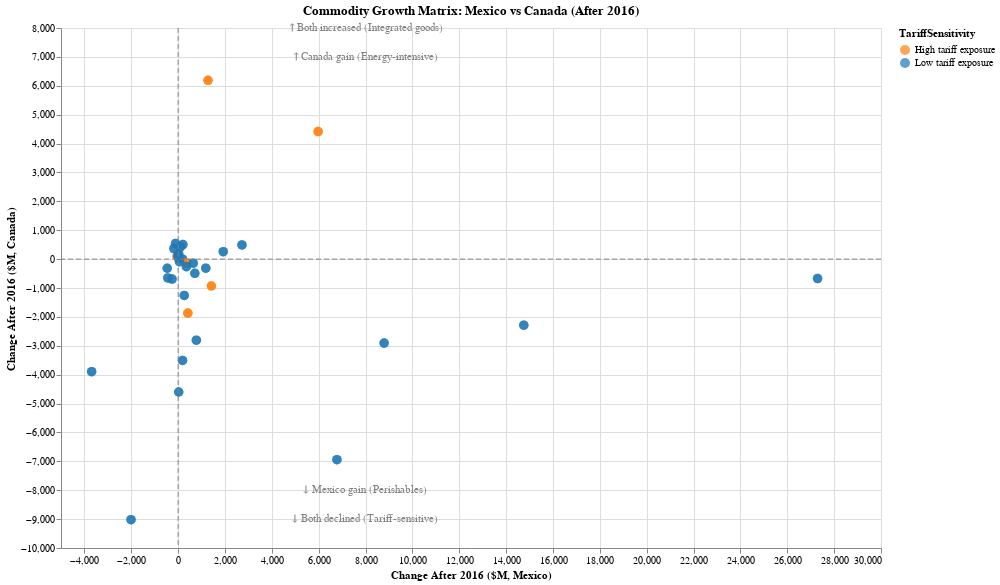

Notebook source saved alongside this figure:
### Markdown cell above
| Observation                                                                 | Likely Interpretation                                                                                    | Policy Connection                                       |
| --------------------------------------------------------------------------- | -------------------------------------------------------------------------------------------------------- | ------------------------------------------------------- |
| 🇲🇽 Fresh fruits, vegetables, beer, bakery goods → **increase after 2016** | Despite tariffs, U.S. demand remained high — food perishability and proximity make Mexico indispensable. | *Tariffs had limited effect; “nearshoring resilience.”* |
| 🇨🇦 Red meats, dairy, cereals → **increase**                               | Processed and energy-intensive goods stayed competitive — benefited from **lower (10%) energy tariffs**. | *Partial exemption = advantage to Canadian processors.* |
| 🇲🇽 Processed or energy-dependent goods → **decline**                      | Higher transportation and energy costs from 25% tariff plus energy-price rise.                           | *Direct negative impact of tariff policy.*              |

### Code cell
energy_intensive = [
    "Cereal and bakery foods",
    "Prepared meats",
    "Processed meats",
    "Dairy products",
    "Refined vegetable oils",
    "Chocolate",
    "Frozen red meats and parts",
    "Cocoa paste, butter, and powder",
    "Sauces, soups, prepared foods",
    "Beer and malt"
]

df_shift = df_shift.with_columns(
    pl.when(pl.col("Commodity").is_in(energy_intensive))
    .then(pl.lit("High tariff exposure"))
    .otherwise(pl.lit("Low tariff exposure"))
    .alias("TariffSensitivity")
)

df_shift_pivot = (
    df_shift
    .pivot(
        values="Change",
        index="Commodity",
        columns="Country"
    )
    .rename({"CANADA": "Change_CANADA", "MEXICO": "Change_MEXICO"})
)

df_shift_pivot = df_shift_pivot.join(
    df_shift.select(["Commodity", "TariffSensitivity"]),
    on="Commodity",
    how="left"
)

# Determine where to split the chart (around 0 change)
x_zero = 0
y_zero = 0

rule_x = alt.Chart(pd.DataFrame({"x": [x_zero]})).mark_rule(strokeDash=[5,3], color="gray").encode(x="x:Q")
rule_y = alt.Chart(pd.DataFrame({"y": [y_zero]})).mark_rule(strokeDash=[5,3], color="gray").encode(y="y:Q")

labels = alt.Chart(pd.DataFrame({
    "x": [8000, 8000, 8000, 8000],
    "y": [8000, 7000, -8000, -9000],
    "text": [
        "↑ Both increased (Integrated goods)",
        "↑ Canada gain (Energy-intensive)",
        "↓ Mexico gain (Perishables)",
        "↓ Both declined (Tariff-sensitive)"
    ]
})).mark_text(color="gray", fontSize=11).encode(x="x:Q", y="y:Q", text="text:N")

chart_quadrant = (
    alt.Chart(df_shift_pivot)
    .mark_circle(size=90, opacity=0.7)
    .encode(
        x=alt.X("Change_MEXICO:Q", title="Change After 2016 ($M, Mexico)"),
        y=alt.Y("Change_CANADA:Q", title="Change After 2016 ($M, Canada)"),
        color=alt.Color("TariffSensitivity:N",
                        scale=alt.Scale(domain=["High tariff exposure","Low tariff exposure"],
                                        range=["#ff7f0e","#1f77b4"])),
        tooltip=["Commodity","Change_MEXICO","Change_CANADA","TariffSensitivity"]
    )
    .properties(title="Commodity Growth Matrix: Mexico vs Canada (After 2016)", width=820, height=520)
)

chart_final = chart_quadrant + rule_x + rule_y + labels

### Figure 1 — Vega-Lite specification as saved in the notebook (floating-point values rounded to 4 significant figures)
{"config": {"view": {"continuousWidth": 300, "continuousHeight": 300}}, "layer": [{"data": {"name": "data-f9c06aea686e43cea7df7f64ff35d3a2"}, "mark": {"type": "circle", "opacity": 0.7, "size": 90}, "encoding": {"color": {"field": "TariffSensitivity", "scale": {"domain": ["High tariff exposure", "Low tariff exposure"], "range": ["#ff7f0e", "#1f77b4"]}, "type": "nominal"}, "tooltip": [{"field": "Commodity", "type": "nominal"}, {"field": "Change_MEXICO", "type": "quantitative"}, {"field": "Change_CANADA", "type": "quantitative"}, {"field": "TariffSensitivity", "type": "nominal"}], "x": {"field": "Change_MEXICO", "title": "Change After 2016 ($M, Mexico)", "type": "quantitative"}, "y": {"field": "Change_CANADA", "title": "Change After 2016 ($M, Canada)", "type": "quantitative"}}, "title": "Commodity Growth Matrix: Mexico vs Canada (After 2016)"}, {"data": {"name": "data-d285a7403ed98ae579761d64a864032b"}, "mark": {"type": "rule", "color": "gray", "strokeDash": [5, 3]}, "encoding": {"x": {"field": "x", "type": "quantitative"}}}, {"data": {"name": "data-a0a55d106695e8d630baff0f16eee66d"}, "mark": {"type": "rule", "color": "gray", "strokeDash": [5, 3]}, "encoding": {"y": {"field": "y", "type": "quantitative"}}}, {"data": {"name": "data-8cb165eb533de6abb27f46f15040ddad"}, "mark": {"type": "text", "color": "gray", "fontSize": 11}, "encoding": {"text": {"field": "text", "type": "nominal"}, "x": {"field": "x", "type": "quantitative"}, "y": {"field": "y", "type": "quantitative"}}}], "height": 520, "width": 820, "$schema": "https://vega.github.io/schema/vega-lite/v5.20.1.json", "datasets": {"data-f9c06aea686e43cea7df7f64ff35d3a2": [{"Commodity": "Malt beer", "Change_MEXICO": 8792.0, "Change_CANADA": -2906.0, "TariffSensitivity": "Low tariff exposure"}, {"Commodity": "Malt beer", "Change_MEXICO": 8792.0, "Change_CANADA": -2906.0, "TariffSensitivity": "Low tariff exposure"}, {"Commodity": "Prepared meats", "Change_MEXICO": -45.1, "Change_CANADA": 100.9, "TariffSensitivity": "High tariff exposure"}, {"Commodity": "Prepared meats", "Change_MEXICO": -45.1, "Change_CANADA": 100.9, "TariffSensitivity": "High tariff exposure"}, {"Commodity": "Prepared tree nuts", "Change_MEXICO": 98.5, "Change_CANADA": 423.1, "TariffSensitivity": "Low tariff exposure"}, {"Commodity": "Prepared tree nuts", "Change_MEXICO": 98.5, "Change_CANADA": 423.1, "TariffSensitivity": "Low tariff exposure"}, {"Commodity": "Crude vegetable oils", "Change_MEXICO": -109.6, "Change_CANADA": 543.0, "TariffSensitivity": "Low tariff exposure"}, {"Commodity": "Crude vegetable oils", "Change_MEXICO": -109.6, "Change_CANADA": 543.0, "TariffSensitivity": "Low tariff exposure"}, {"Commodity": "Cereal and bakery foods", "Change_MEXICO": 5974.0, "Change_CANADA": 4416.0, "TariffSensitivity": "High tariff exposure"}, {"Commodity": "Cereal and bakery foods", "Change_MEXICO": 5974.0, "Change_CANADA": 4416.0, "TariffSensitivity": "High tariff exposure"}, {"Commodity": "Other edible products", "Change_MEXICO": -466.6, "Change_CANADA": -316.4, "TariffSensitivity": "Low tariff exposure"}, {"Commodity": "Other edible products", "Change_MEXICO": -466.6, "Change_CANADA": -316.4, "TariffSensitivity": "Low tariff exposure"}, {"Commodity": "Essential oils", "Change_MEXICO": 191.3, "Change_CANADA": -0.5, "TariffSensitivity": "Low tariff exposure"}, {"Commodity": "Essential oils", "Change_MEXICO": 191.3, "Change_CANADA": -0.5, "TariffSensitivity": "Low tariff exposure"}, {"Commodity": "Tree nuts", "Change_MEXICO": 1095.0, "Change_CANADA": null, "TariffSensitivity": "Low tariff exposure"}, {"Commodity": "Whole fish--fresh, chilled, or frozen", "Change_MEXICO": 188.4, "Change_CANADA": -3507.0, "TariffSensitivity": "Low tariff exposure"}, {"Commodity": "Whole fish--fresh, chilled, or frozen", "Change_MEXICO": 188.4, "Change_CANADA": -3507.0, "TariffSensitivity": "Low tariff exposure"}, {"Commodity": "Fish fillets and mince", "Change_MEXICO": null, "Change_CANADA": -2399.0, "TariffSensitivity": "Low tariff exposure"}, {"Commodity": "Liquors and liqueurs", "Change_MEXICO": 14750.0, "Change_CANADA": -2289.0, "TariffSensitivity": "Low tariff exposure"}, {"Commodity": "Liquors and liqueurs", "Change_MEXICO": 14750.0, "Change_CANADA": -2289.0, "TariffSensitivity": "Low tariff exposure"}, {"Commodity": "Chocolate", "Change_MEXICO": 363.8, "Change_CANADA": -131.2, "TariffSensitivity": "High tariff exposure"}, {"Commodity": "Chocolate", "Change_MEXICO": 363.8, "Change_CANADA": -131.2, "TariffSensitivity": "High tariff exposure"}, {"Commodity": "Butter or spreads", "Change_MEXICO": 180.9, "Change_CANADA": null, "TariffSensitivity": "Low tariff exposure"}, {"Commodity": "Bird eggs", "Change_MEXICO": null, "Change_CANADA": -88.0, "TariffSensitivity": "Low tariff exposure"}, {"Commodity": "Frozen fruit", "Change_MEXICO": 352.3, "Change_CANADA": -265.0, "TariffSensitivity": "Low tariff exposure"}, {"Commodity": "Frozen fruit", "Change_MEXICO": 352.3, "Change_CANADA": -265.0, "TariffSensitivity": "Low tariff exposure"}, {"Commodity": "Coffee, roasted and instant", "Change_MEXICO": -4.5, "Change_CANADA": 111.1, "TariffSensitivity": "Low tariff exposure"}, {"Commodity": "Coffee, roasted and instant", "Change_MEXICO": -4.5, "Change_CANADA": 111.1, "TariffSensitivity": "Low tariff exposure"}, {"Commodity": "Sauces, soups, prepared foods", "Change_MEXICO": 415.3, "Change_CANADA": -1868.0, "TariffSensitivity": "High tariff exposure"}, {"Commodity": "Sauces, soups, prepared foods", "Change_MEXICO": 415.3, "Change_CANADA": -1868.0, "TariffSensitivity": "High tariff exposure"}, {"Commodity": "Animal and other fats", "Change_MEXICO": 202.5, "Change_CANADA": 504.2, "TariffSensitivity": "Low tariff exposure"}, {"Commodity": "Animal and other fats", "Change_MEXICO": 202.5, "Change_CANADA": 504.2, "TariffSensitivity": "Low tariff exposure"}, {"Commodity": "Prepared fish and shellfish", "Change_MEXICO": null, "Change_CANADA": -2399.0, "TariffSensitivity": "Low tariff exposure"}, {"Commodity": "Milled grain products", "Change_MEXICO": 711.3, "Change_CANADA": -493.0, "TariffSensitivity": "Low tariff exposure"}, {"Commodity": "Milled grain products", "Change_MEXICO": 711.3, "Change_CANADA": -493.0, "TariffSensitivity": "Low tariff exposure"}, {"Commodity": "Frozen red meats and parts", "Change_MEXICO": 1419.0, "Change_CANADA": -930.7, "TariffSensitivity": "High tariff exposure"}, {"Commodity": "Frozen red meats and parts", "Change_MEXICO": 1419.0, "Change_CANADA": -930.7, "TariffSensitivity": "High tariff exposure"}, {"Commodity": "Other sweeteners and syrups", "Change_MEXICO": 260.2, "Change_CANADA": -1256.0, "TariffSensitivity": "Low tariff exposure"}, {"Commodity": "Other sweeteners and syrups", "Change_MEXICO": 260.2, "Change_CANADA": -1256.0, "TariffSensitivity": "Low tariff exposure"}, {"Commodity": "Fresh or chilled red meats", "Change_MEXICO": 6777.0, "Change_CANADA": -6941.0, "TariffSensitivity": "Low tariff exposure"}, {"Commodity": "Fresh or chilled red meats", "Change_MEXICO": 6777.0, "Change_CANADA": -6941.0, "TariffSensitivity": "Low tariff exposure"}, {"Commodity": "Yogurt, buttermilk, or whey", "Change_MEXICO": 26.3, "Change_CANADA": 177.7, "TariffSensitivity": "Low tariff exposure"}, {"Commodity": "Yogurt, buttermilk, or whey", "Change_MEXICO": 26.3, "Change_CANADA": 177.7, "TariffSensitivity": "Low tariff exposure"}, {"Commodity": "Frozen vegetables", "Change_MEXICO": -441.8, "Change_CANADA": -653.0, "TariffSensitivity": "Low tariff exposure"}, {"Commodity": "Frozen vegetables", "Change_MEXICO": -441.8, "Change_CANADA": -653.0, "TariffSensitivity": "Low tariff exposure"}, {"Commodity": "Confections", "Change_MEXICO": 777.7, "Change_CANADA": -2805.0, "TariffSensitivity": "Low tariff exposure"}, {"Commodity": "Confections", "Change_MEXICO": 777.7, "Change_CANADA": -2805.0, "TariffSensitivity": "Low tariff exposure"}, {"Commodity": "Sugar, cane and beet", "Change_MEXICO": -2700.0, "Change_CANADA": null, "TariffSensitivity": "Low tariff exposure"}, {"Commodity": "Shellfish, fresh or frozen", "Change_MEXICO": -3692.0, "Change_CANADA": -3898.0, "TariffSensitivity": "Low tariff exposure"}, {"Commodity": "Shellfish, fresh or frozen", "Change_MEXICO": -3692.0, "Change_CANADA": -3898.0, "TariffSensitivity": "Low tariff exposure"}, {"Commodity": "Fresh or chilled fruit", "Change_MEXICO": 27290.0, "Change_CANADA": -672.3, "TariffSensitivity": "Low tariff exposure"}, {"Commodity": "Fresh or chilled fruit", "Change_MEXICO": 27290.0, "Change_CANADA": -672.3, "TariffSensitivity": "Low tariff exposure"}, {"Commodity": "Prepared or preserved vegetables", "Change_MEXICO": -259.3, "Change_CANADA": -690.9, "TariffSensitivity": "Low tariff exposure"}, {"Commodity": "Prepared or preserved vegetables", "Change_MEXICO": -259.3, "Change_CANADA": -690.9, "TariffSensitivity": "Low tariff exposure"}, {"Commodity": "Wine", "Change_MEXICO": null, "Change_CANADA": 568.1, "TariffSensitivity": "Low tariff exposure"}, {"Commodity": "Cocoa paste, butter, and powder", "Change_MEXICO": null, "Change_CANADA": -15.5, "TariffSensitivity": "High tariff exposure"}, {"Commodity": "Wheat and products", "Change_MEXICO": 23.7, "Change_CANADA": -4599.0, "TariffSensitivity": "Low tariff exposure"}, {"Commodity": "Wheat and products", "Change_MEXICO": 23.7, "Change_CANADA": -4599.0, "TariffSensitivity": "Low tariff exposure"}, {"Commodity": "Fruit juices", "Change_MEXICO": 644.8, "Change_CANADA": -141.7, "TariffSensitivity": "Low tariff exposure"}, {"Commodity": "Fruit juices", "Change_MEXICO": 644.8, "Change_CANADA": -141.7, "TariffSensitivity": "Low tariff exposure"}, {"Commodity": "Refined vegetable oils", "Change_MEXICO": 1274.0, "Change_CANADA": 6189.0, "TariffSensitivity": "High tariff exposure"}, {"Commodity": "Refined vegetable oils", "Change_MEXICO": 1274.0, "Change_CANADA": 6189.0, "TariffSensitivity": "High tariff exposure"}, {"Commodity": "Nonalcoholic beverages", "Change_MEXICO": 1179.0, "Change_CANADA": -315.6, "TariffSensitivity": "Low tariff exposure"}, {"Commodity": "Nonalcoholic beverages", "Change_MEXICO": 1179.0, "Change_CANADA": -315.6, "TariffSensitivity": "Low tariff exposure"}, {"Commodity": "Sheep and goats, live", "Change_MEXICO": null, "Change_CANADA": -36.7, "TariffSensitivity": "Low tariff exposure"}, {"Commodity": "Dried, prepared or preserved fruit", "Change_MEXICO": 1924.0, "Change_CANADA": 258.7, "TariffSensitivity": "Low tariff exposure"}, {"Commodity": "Dried, prepared or preserved fruit", "Change_MEXICO": 1924.0, "Change_CANADA": 258.7, "TariffSensitivity": "Low tariff exposure"}, {"Commodity": "Fowl and other meats", "Change_MEXICO": null, "Change_CANADA": -795.4, "TariffSensitivity": "Low tariff exposure"}, {"Commodity": "Live poultry", "Change_MEXICO": null, "Change_CANADA": -217.1, "TariffSensitivity": "Low tariff exposure"}, {"Commodity": "Oilseeds", "Change_MEXICO": null, "Change_CANADA": -3359.0, "TariffSensitivity": "Low tariff exposure"}, {"Commodity": "Fresh vegetables", "Change_MEXICO": 2723.0, "Change_CANADA": 492.3, "TariffSensitivity": "Low tariff exposure"}, {"Commodity": "Fresh vegetables", "Change_MEXICO": 2723.0, "Change_CANADA": 492.3, "TariffSensitivity": "Low tariff exposure"}, {"Commodity": "Spices", "Change_MEXICO": 102.7, "Change_CANADA": null, "TariffSensitivity": "Low tariff exposure"}, {"Commodity": "Ground nuts", "Change_MEXICO": 54.8, "Change_CANADA": -87.4, "TariffSensitivity": "Low tariff exposure"}, {"Commodity": "Ground nuts", "Change_MEXICO": 54.8, "Change_CANADA": -87.4, "TariffSensitivity": "Low tariff exposure"}, {"Commodity": "Coffee extracts and preparations", "Change_MEXICO": -101.6, "Change_CANADA": null, "TariffSensitivity": "Low tariff exposure"}, {"Commodity": "Dried vegetables", "Change_MEXICO": -182.5, "Change_CANADA": 363.5, "TariffSensitivity": "Low tariff exposure"}, {"Commodity": "Dried vegetables", "Change_MEXICO": -182.5, "Change_CANADA": 363.5, "TariffSensitivity": "Low tariff exposure"}, {"Commodity": "Swine, live", "Change_MEXICO": null, "Change_CANADA": -3673.0, "TariffSensitivity": "Low tariff exposure"}, {"Commodity": "Bovine animals, live", "Change_MEXICO": -2011.0, "Change_CANADA": -9020.0, "TariffSensitivity": "Low tariff exposure"}, {"Commodity": "Bovine animals, live", "Change_MEXICO": -2011.0, "Change_CANADA": -9020.0, "TariffSensitivity": "Low tariff exposure"}, {"Commodity": "Tea and mate", "Change_MEXICO": null, "Change_CANADA": -606.6, "TariffSensitivity": "Low tariff exposure"}, {"Commodity": "Milk and cream", "Change_MEXICO": 24.8, "Change_CANADA": 26.4, "TariffSensitivity": "Low tariff exposure"}, {"Commodity": "Milk and cream", "Change_MEXICO": 24.8, "Change_CANADA": 26.4, "TariffSensitivity": "Low tariff exposure"}, {"Commodity": "Cheese, fresh or processed", "Change_MEXICO": null, "Change_CANADA": -56.5, "TariffSensitivity": "Low tariff exposure"}, {"Commodity": "Bulk grains", "Change_MEXICO": null, "Change_CANADA": -7943.0, "TariffSensitivity": "Low tariff exposure"}, {"Commodity": "Bananas and plantains", "Change_MEXICO": 635.3, "Change_CANADA": null, "TariffSensitivity": "Low tariff exposure"}], "data-d285a7403ed98ae579761d64a864032b": [{"x": 0}], "data-a0a55d106695e8d630baff0f16eee66d": [{"y": 0}], "data-8cb165eb533de6abb27f46f15040ddad": [{"x": 8000, "y": 8000, "text": "↑ Both increased (Integrated goods)"}, {"x": 8000, "y": 7000, "text": "↑ Canada gain (Energy-intensive)"}, {"x": 8000, "y": -8000, "text": "↓ Mexico gain (Perishables)"}, {"x": 8000, "y": -9000, "text": "↓ Both declined (Tariff-sensitive)"}]}}
